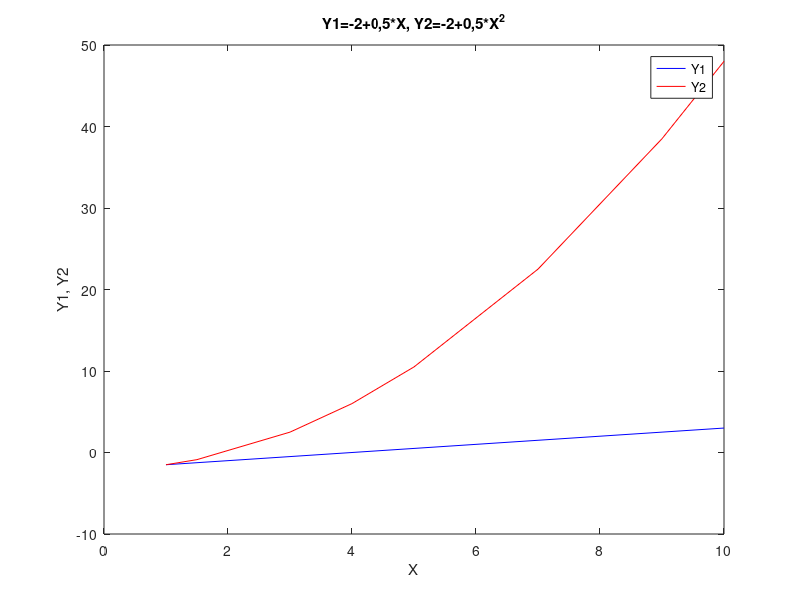

The MATLAB source for this figure: (Note: this script raises an error after producing the figure.)
%ECON HW1 Xinle Pang
%% Question 1

X=[1,1.5,3,4,5,7,9,10];
Y1=-2+0.5*X;
Y2=-2+0.5*X.^2;

figure
plot(X, Y1, 'b', X, Y2, 'r');
title('Y1=-2+0,5*X, Y2=-2+0,5*X^2');
xlabel('X'); ylabel('Y1, Y2');
legend('Y1', 'Y2');

%% Question 2
clear 

X=linspace(-10, 20, 200);
sumX=0;

for i=1:200
   sumX=sumX+X(i); 
end

%% Question 3
clear

A=[2,4,6;1,7,5;3,12,4];
b=[-2;3;10];

C=A'*b;
D=(A'*A)\b;
E=sum(A,2)'*b;
F=A([1 3], [1 2]);
x=A\b;
%% Question 4
clear

A=[2,4,6;1,7,5;3,12,4];
B=kron(eye(5), A);

%% Question 5
clear

m=5;n=3;
A=normrnd(10,5,[m,n]);
AA=zeros(m,n);
for i=1:m
   for j=1:n
       if A(i,j)>=10
           AA(i,j)=1;
       end
   end
end

%% Question 6
clear

Data=csvread('datahw1.csv');
tb=table(Data(:,3),Data(:,4),Data(:,5),Data(:,6),'VariableNames', {'Export','RD','prod','cap'});
OLS=fitlm(tb,'prod~Export+RD+cap');
display(OLS);